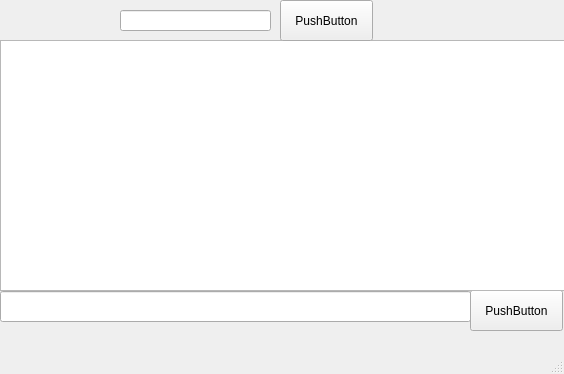
<?xml version="1.0" encoding="UTF-8"?>
<ui version="4.0">
 <class>MainWindow</class>
 <widget class="QMainWindow" name="MainWindow">
  <property name="geometry">
   <rect>
    <x>0</x>
    <y>0</y>
    <width>564</width>
    <height>374</height>
   </rect>
  </property>
  <property name="windowTitle">
   <string>MainWindow</string>
  </property>
  <widget class="QWidget" name="centralwidget">
   <widget class="QPushButton" name="pushButton">
    <property name="geometry">
     <rect>
      <x>470</x>
      <y>290</y>
      <width>93</width>
      <height>41</height>
     </rect>
    </property>
    <property name="text">
     <string>PushButton</string>
    </property>
   </widget>
   <widget class="QLineEdit" name="lineEdit">
    <property name="geometry">
     <rect>
      <x>0</x>
      <y>291</y>
      <width>471</width>
      <height>31</height>
     </rect>
    </property>
   </widget>
   <widget class="QListView" name="listView">
    <property name="geometry">
     <rect>
      <x>0</x>
      <y>40</y>
      <width>571</width>
      <height>251</height>
     </rect>
    </property>
    <property name="selectionBehavior">
     <enum>QAbstractItemView::SelectRows</enum>
    </property>
   </widget>
   <widget class="QLineEdit" name="lineEdit_2">
    <property name="geometry">
     <rect>
      <x>120</x>
      <y>10</y>
      <width>151</width>
      <height>21</height>
     </rect>
    </property>
   </widget>
   <widget class="QPushButton" name="pushButton_2">
    <property name="geometry">
     <rect>
      <x>280</x>
      <y>0</y>
      <width>93</width>
      <height>41</height>
     </rect>
    </property>
    <property name="text">
     <string>PushButton</string>
    </property>
   </widget>
  </widget>
  <widget class="QMenuBar" name="menubar">
   <property name="geometry">
    <rect>
     <x>0</x>
     <y>0</y>
     <width>564</width>
     <height>26</height>
    </rect>
   </property>
  </widget>
  <widget class="QStatusBar" name="statusbar"/>
 </widget>
 <resources/>
 <connections/>
</ui>
